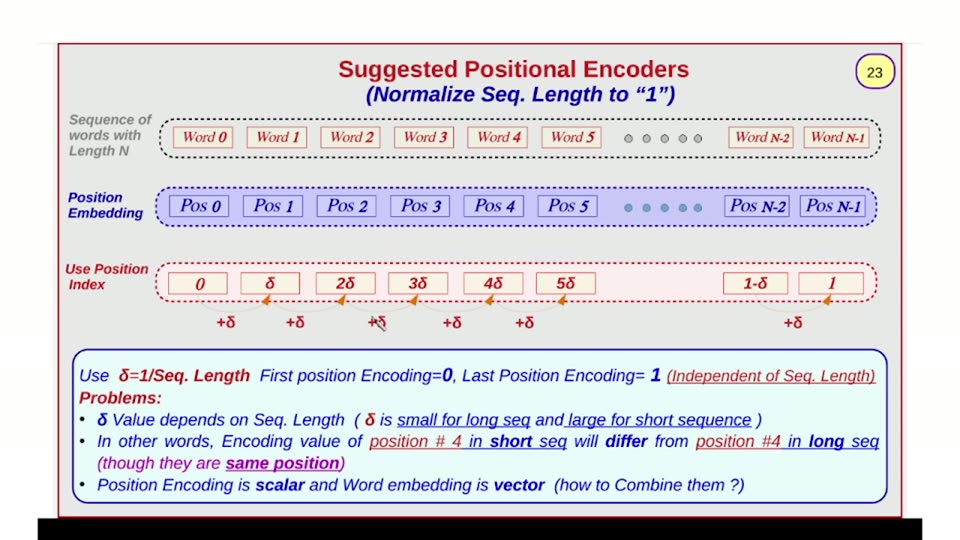
#> input picture videos/deep-learning/002_transformers_part2/unique_slides/slide_023.jpg, 960 x 540 px, found by its file name
$ python colors.py
#> lines starting #> are read from the running program, lines starting #| are printed output that depends on the picture
from PIL import Image
import numpy as np
im = np.asarray(Image.open('/home/ahmed/Projects/ai_llm_slides/videos/deep-learning/002_transformers_part2/unique_slides/slide_023.jpg').convert('RGB')).astype(int)
r, g, b = im[:,:,0], im[:,:,1], im[:,:,2]
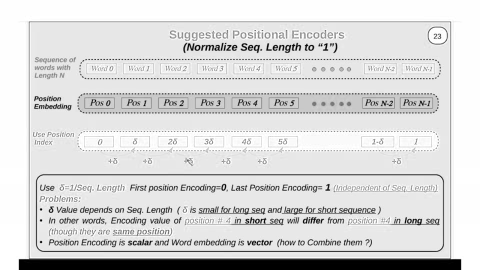
#> r: shape (540, 960) int64 (shown at 1/2 size); min 0, max 255, mean 216.3
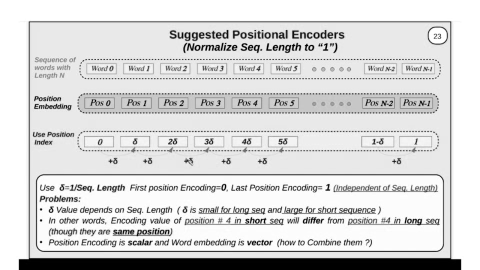
#> g: shape (540, 960) int64 (shown at 1/2 size); min 0, max 255, mean 215
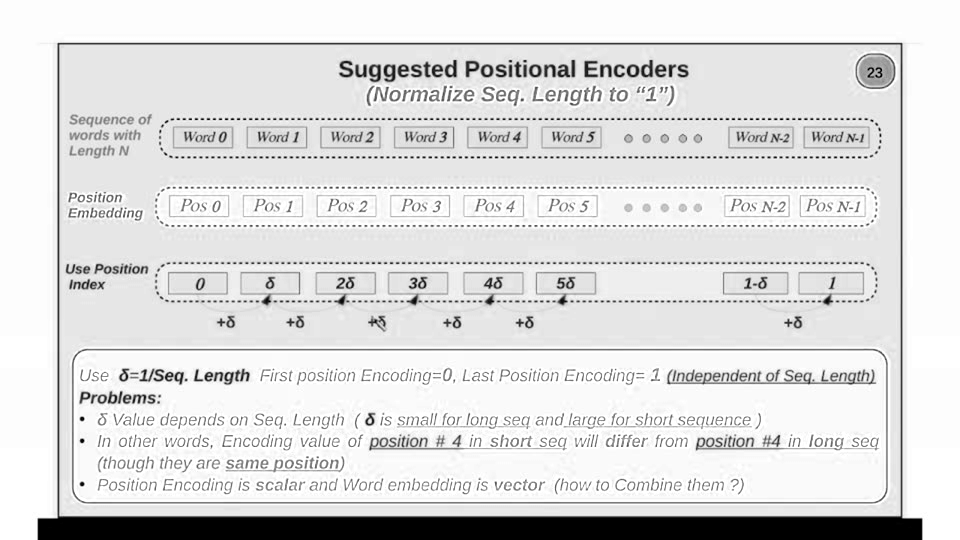
#> b: shape (540, 960) int64; min 0, max 255, mean 221.3

# [6 lines left out: function core, not called in this run]

# darkest-quartile sampler for text cores
def darkq(y0,y1,x0,x1,label):
#> called with y0 = 60, y1 = 80, x0 = 340, x1 = 690, label = 'title'
    luma = (0.299*im[y0:y1+1,x0:x1+1,0]+0.587*im[y0:y1+1,x0:x1+1,1]+0.114*im[y0:y1+1,x0:x1+1,2]).reshape(-1)
#> luma = 7371 values, max 246.8 at index 1812, min 33.18 at index 521, mean 177.2
    px = im[y0:y1+1, x0:x1+1].reshape(-1,3)
    idx = np.argsort(luma)[:max(4,len(luma)//8)]
#> idx = 921 values, max 7072 at index 523, min 114 at index 917, mean 3844.6
    avg = px[idx].mean(axis=0)
#> avg = [138.4, 18.2, 31.54]
    print(f"{label}: darkest-1/8 avg ({avg[0]:.0f},{avg[1]:.0f},{avg[2]:.0f})")
#| title: darkest-1/8 avg (138,18,32)

darkq(60,80,340,690,"title")
darkq(86,106,367,675,"subtitle")
#| subtitle: darkest-1/8 avg (9,3,111)
darkq(114,158,69,151,"R1 label (gray)")
#| R1 label (gray): darkest-1/8 avg (139,141,138)
darkq(192,220,68,143,"R2 label (blue)")
#> in darkq (call 4), `px = im[y0:y1+1, x0:x1+1].reshape(-1,3)`: px = 2204 rows, first 8: [236, 237, 239], [210, 212, 225], [153, 151, 198], [145, 140, 207], [152, 144, 227], [131, 123, 206], [154, 148, 222], [178, 173, 237]
#| R2 label (blue): darkest-1/8 avg (27,20,108)
darkq(263,289,65,148,"R3 label (red)")
#> in darkq (call 5), `px = im[y0:y1+1, x0:x1+1].reshape(-1,3)`: px = 2268 rows, first 8: [233, 229, 228], [233, 218, 221], [233, 210, 216], [236, 209, 216], [237, 216, 221], [234, 228, 228], [235, 235, 233], [230, 226, 223]
#| R3 label (red): darkest-1/8 avg (142,56,66)
darkq(132,141,185,225,"R1 box1 text")
#> in darkq (call 6), `px = im[y0:y1+1, x0:x1+1].reshape(-1,3)`: px = 410 rows, first 8: [111, 63, 59], [189, 135, 133], [255, 204, 201], [236, 187, 182], [158, 103, 100], [131, 56, 60], [218, 152, 153], [253, 218, 212]
#| R1 box1 text: darkest-1/8 avg (134,63,65)
darkq(198,212,180,225,"R2 box1 text")
#> in darkq (call 7), `px = im[y0:y1+1, x0:x1+1].reshape(-1,3)`: px = 690 rows, first 8: [200, 201, 247], [205, 206, 252], [195, 195, 245], [171, 170, 228], [147, 144, 215], [147, 142, 222], [155, 150, 234], [164, 159, 243]
#| R2 box1 text: darkest-1/8 avg (37,28,127)
darkq(277,290,190,215,"R3 box1 text")
#> in darkq (call 8), `px = im[y0:y1+1, x0:x1+1].reshape(-1,3)`: px = 364 rows, first 8: [248, 247, 229], [249, 246, 229], [253, 247, 233], [253, 250, 235], [248, 251, 234], [243, 248, 228], [245, 244, 224], [251, 244, 225]
#| R3 box1 text: darkest-1/8 avg (153,71,73)
darkq(368,384,80,109,"lead 'Use' (blue)")
#> in darkq (call 9), `px = im[y0:y1+1, x0:x1+1].reshape(-1,3)`: px = 510 rows, first 8: [228, 247, 254], [231, 248, 255], [218, 233, 255], [227, 242, 255], [236, 254, 255], [230, 250, 248], [234, 255, 250], [234, 255, 250]
#| lead 'Use' (blue): darkest-1/8 avg (42,48,133)
darkq(368,384,120,249,"lead red seg")
#> in darkq (call 10), `px = im[y0:y1+1, x0:x1+1].reshape(-1,3)`: px = 2210 rows, first 8: [240, 250, 249], [240, 242, 239], [218, 200, 196], [220, 185, 181], [231, 180, 179], [228, 169, 171], [231, 174, 180], [219, 170, 174]
#| lead red seg: darkest-1/8 avg (123,30,42)
darkq(391,403,80,155,"Problems red")
#> in darkq (call 11), `px = im[y0:y1+1, x0:x1+1].reshape(-1,3)`: px = 988 rows, first 8: [236, 242, 230], [233, 225, 212], [230, 201, 193], [226, 189, 183], [218, 189, 185], [223, 193, 193], [232, 195, 202], [235, 198, 205]
#| Problems red: darkest-1/8 avg (122,29,41)
darkq(413,428,113,344,"bullet1 blue")
#| bullet1 blue: darkest-1/8 avg (39,44,134)
darkq(434,450,370,460,"bullet2 red seg")
#> in darkq (call 13), `px = im[y0:y1+1, x0:x1+1].reshape(-1,3)`: px = 1547 rows, first 8: [235, 251, 248], [238, 253, 248], [242, 254, 250], [234, 249, 244], [223, 248, 244], [230, 255, 255], [226, 255, 252], [234, 255, 255]
#| bullet2 red seg: darkest-1/8 avg (144,87,95)
darkq(456,471,99,343,"bullet2 L2 magenta")
#| bullet2 L2 magenta: darkest-1/8 avg (118,33,129)
darkq(478,494,113,545,"bullet3 blue")
#| bullet3 blue: darkest-1/8 avg (37,40,140)
darkq(313,328,218,235,"+delta label red")
#> in darkq (call 16), `px = im[y0:y1+1, x0:x1+1].reshape(-1,3)`: px = 288 rows, first 8: [231, 225, 227], [234, 232, 233], [232, 232, 232], [227, 231, 230], [230, 236, 234], [230, 234, 233], [226, 226, 224], [227, 226, 222]
#| +delta label red: darkest-1/8 avg (136,41,56)
# dot cores
darkq(412,425,97,107,"bullet dot")
#> in darkq (call 17), `px = im[y0:y1+1, x0:x1+1].reshape(-1,3)`: px = 154 rows, first 8: [229, 248, 244], [229, 249, 247], [229, 248, 252], [218, 233, 254], [200, 213, 248], [195, 201, 253], [195, 201, 255], [194, 204, 255]
#| bullet dot: darkest-1/8 avg (8,9,128)
darkq(134,142,624,632,"row1 dot gray")
#> in darkq (call 18), `px = im[y0:y1+1, x0:x1+1].reshape(-1,3)`: px = 81 rows, first 8: [230, 232, 229], [237, 239, 236], [210, 212, 209], [151, 153, 150], [126, 128, 125], [165, 167, 164], [214, 216, 213], [230, 232, 229]
#| row1 dot gray: darkest-1/8 avg (132,134,131)
darkq(203,212,624,633,"row2 dot blue")
#> in darkq (call 19), `px = im[y0:y1+1, x0:x1+1].reshape(-1,3)`: px = 100 rows, first 8: [199, 199, 249], [202, 204, 253], [187, 195, 242], [172, 185, 230], [168, 185, 229], [167, 186, 229], [174, 191, 235], [191, 204, 249]
#| row2 dot blue: darkest-1/8 avg (116,145,185)
# fills
def avg(y0,y1,x0,x1,label):
#> called with y0 = 200, y1 = 214, x0 = 255, x1 = 300, label = 'lavender fill (no text zone)'
    px = im[y0:y1+1,x0:x1+1].reshape(-1,3).mean(axis=0)
#> px = [172.6, 168.7, 230.1]
    print(f"{label}: ({px[0]:.0f},{px[1]:.0f},{px[2]:.0f})")
#| lavender fill (no text zone): (173,169,230)
avg(200,214,255,300,"lavender fill (no text zone)")
avg(282,290,244,262,"pink fill (gap zone)")
#| pink fill (gap zone): (248,243,228)
avg(495,499,300,700,"hlbox fill bottom strip")
#| hlbox fill bottom strip: (231,252,249)
avg(356,364,300,700,"hlbox fill top strip")
#| hlbox fill top strip: (233,252,250)
avg(150,155,300,340,"row1 container interior (between boxes)")
#| row1 container interior (between boxes): (233,232,230)
# orange stroke core
darkq(295,304,263,273,"orange stroke")
#> in darkq (call 20), `px = im[y0:y1+1, x0:x1+1].reshape(-1,3)`: px = 110 rows, first 8: [255, 232, 237], [255, 230, 231], [255, 232, 225], [255, 233, 218], [255, 204, 183], [229, 157, 133], [219, 148, 120], [247, 188, 158]
#| orange stroke: darkest-1/8 avg (187,99,30)

$ run again, with videos/deep-learning/002_transformers_part2/unique_slides/slide_006.jpg copied over videos/deep-learning/002_transformers_part2/unique_slides/slide_023.jpg
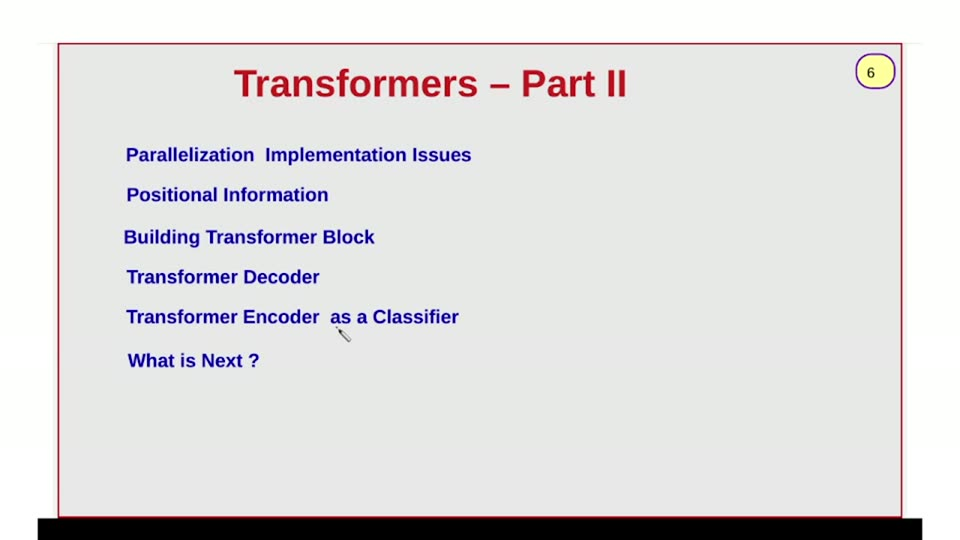
#> input picture videos/deep-learning/002_transformers_part2/unique_slides/slide_006.jpg, 960 x 540 px, found by its file name
#> r: shape (540, 960) int64; 256 distinct labels, from 0 to 255
#> `r, g, b = im[:,:,0], im[:,:,1], im[:,:,2]`:
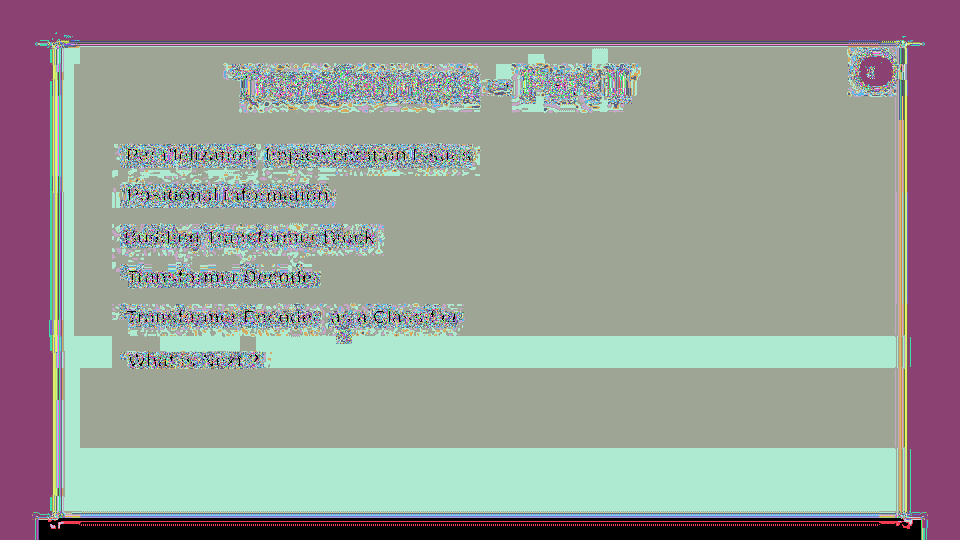
#> g: shape (540, 960) int64; 256 distinct labels, from 0 to 255; one colour per label, 0 black
#> `r, g, b = im[:,:,0], im[:,:,1], im[:,:,2]`:
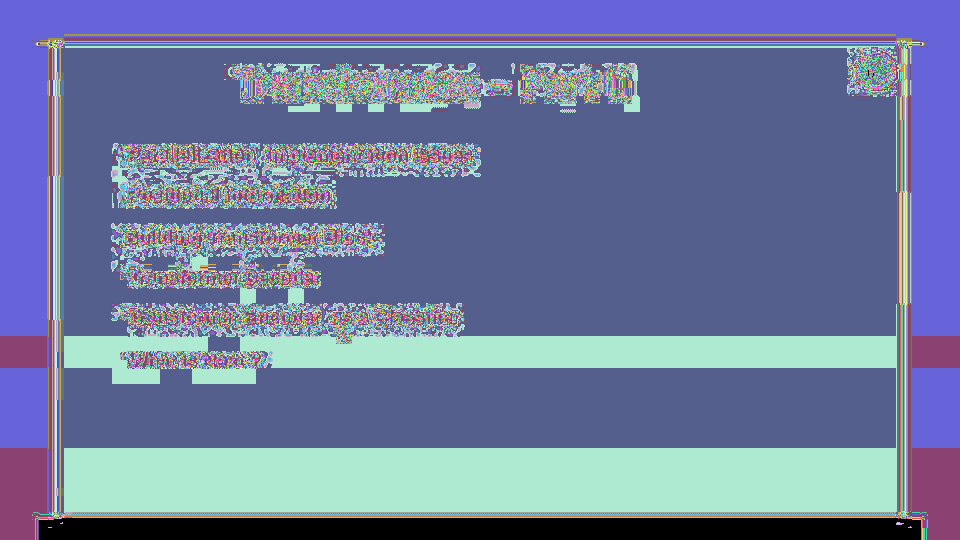
#> b: shape (540, 960) int64; 255 distinct labels, from 0 to 255; one colour per label, 0 black
#> luma = 7371 values, max 242.2 at index 7101, min 41.27 at index 7154, mean 211.3
#> idx = 921 values, max 7304 at index 802, min 3161 at index 750, mean 5994
#> avg = [171.3, 41.49, 55.5]
#| title: darkest-1/8 avg (171,41,56)
#| subtitle: darkest-1/8 avg (165,24,37)
#| R1 label (gray): darkest-1/8 avg (170,167,206)
#> in darkq (call 4), `px = im[y0:y1+1, x0:x1+1].reshape(-1,3)`: px = 2204 rows, first 8: [233, 232, 230], [233, 232, 230], [232, 232, 230], [232, 232, 230], [232, 232, 230], [232, 232, 230], [231, 233, 230], [231, 233, 230]
#| R2 label (blue): darkest-1/8 avg (172,169,206)
#> in darkq (call 5), `px = im[y0:y1+1, x0:x1+1].reshape(-1,3)`: px = 2268 rows, first 8: [233, 232, 230], [233, 232, 230], [233, 232, 230], [233, 232, 230], [233, 232, 230], [232, 232, 230], [232, 232, 230], [232, 232, 230]
#| R3 label (red): darkest-1/8 avg (135,132,192)
#> in darkq (call 6), `px = im[y0:y1+1, x0:x1+1].reshape(-1,3)`: px = 410 rows, first 8: [231, 233, 230], [231, 233, 230], [231, 233, 230], [231, 233, 230], [231, 233, 230], [231, 233, 230], [231, 233, 230], [231, 233, 230]
#| R1 box1 text: darkest-1/8 avg (231,233,230)
#> in darkq (call 7), `px = im[y0:y1+1, x0:x1+1].reshape(-1,3)`: px = 690 rows, first 8: [22, 15, 95], [1, 0, 87], [87, 77, 176], [199, 190, 255], [226, 220, 255], [192, 186, 255], [87, 78, 171], [2, 0, 95]
#| R2 box1 text: darkest-1/8 avg (57,50,138)
#> in darkq (call 8), `px = im[y0:y1+1, x0:x1+1].reshape(-1,3)`: px = 364 rows, first 8: [236, 239, 255], [176, 175, 232], [7, 0, 110], [8, 0, 120], [81, 75, 165], [214, 210, 255], [179, 175, 249], [44, 38, 124]
#| R3 box1 text: darkest-1/8 avg (21,14,115)
#> in darkq (call 9), `px = im[y0:y1+1, x0:x1+1].reshape(-1,3)`: px = 510 rows, first 8: [231, 233, 230], [231, 233, 230], [231, 233, 230], [231, 233, 230], [231, 233, 230], [231, 233, 230], [231, 233, 230], [231, 233, 230]
#| lead 'Use' (blue): darkest-1/8 avg (231,233,230)
#> in darkq (call 10), `px = im[y0:y1+1, x0:x1+1].reshape(-1,3)`: px = 2210 rows, first 8: [231, 233, 232], [231, 233, 232], [231, 233, 232], [231, 233, 232], [231, 233, 232], [231, 233, 232], [231, 233, 232], [231, 233, 232]
#| lead red seg: darkest-1/8 avg (231,233,232)
#> in darkq (call 11), `px = im[y0:y1+1, x0:x1+1].reshape(-1,3)`: px = 988 rows, first 8: [231, 233, 230], [231, 233, 230], [231, 233, 230], [231, 233, 230], [231, 233, 230], [231, 233, 230], [231, 233, 230], [231, 233, 230]
#| Problems red: darkest-1/8 avg (231,233,230)
#| bullet1 blue: darkest-1/8 avg (231,233,230)
#> in darkq (call 13), `px = im[y0:y1+1, x0:x1+1].reshape(-1,3)`: px = 1547 rows, first 8: [231, 233, 230], [231, 233, 230], [231, 233, 230], [231, 233, 230], [231, 233, 230], [231, 233, 230], [231, 233, 230], [231, 233, 230]
#| bullet2 red seg: darkest-1/8 avg (232,232,232)
#| bullet2 L2 magenta: darkest-1/8 avg (232,232,232)
#| bullet3 blue: darkest-1/8 avg (232,232,232)
#> in darkq (call 16), `px = im[y0:y1+1, x0:x1+1].reshape(-1,3)`: px = 288 rows, first 8: [226, 224, 255], [229, 230, 250], [235, 236, 255], [206, 205, 237], [142, 137, 191], [77, 70, 137], [26, 18, 91], [41, 33, 108]
#| +delta label red: darkest-1/8 avg (13,3,106)
#> in darkq (call 17), `px = im[y0:y1+1, x0:x1+1].reshape(-1,3)`: px = 154 rows, first 8: [231, 233, 230], [231, 233, 230], [231, 233, 230], [231, 233, 230], [231, 233, 230], [231, 233, 230], [231, 233, 230], [231, 233, 230]
#| bullet dot: darkest-1/8 avg (231,233,230)
#> in darkq (call 18), `px = im[y0:y1+1, x0:x1+1].reshape(-1,3)`: px = 81 rows, first 8: [231, 233, 230], [231, 233, 230], [231, 233, 230], [231, 233, 230], [231, 233, 230], [231, 233, 230], [231, 233, 230], [231, 233, 230]
#| row1 dot gray: darkest-1/8 avg (231,233,230)
#> in darkq (call 19), `px = im[y0:y1+1, x0:x1+1].reshape(-1,3)`: px = 100 rows, first 8: [231, 233, 230], [231, 233, 230], [231, 233, 230], [231, 233, 230], [231, 233, 230], [231, 233, 230], [231, 233, 230], [231, 233, 230]
#| row2 dot blue: darkest-1/8 avg (231,233,230)
#> in avg, `px = im[y0:y1+1,x0:x1+1].reshape(-1,3).mean(axis=0)`: px = [220.2, 222.4, 227.7]
#| lavender fill (no text zone): (220,222,228)
#| pink fill (gap zone): (208,210,223)
#| hlbox fill bottom strip: (232,232,232)
#| hlbox fill top strip: (232,232,232)
#| row1 container interior (between boxes): (119,114,188)
#> in darkq (call 20), `px = im[y0:y1+1, x0:x1+1].reshape(-1,3)`: px = 110 rows, first 8: [231, 233, 230], [231, 233, 230], [231, 233, 230], [231, 233, 230], [231, 233, 230], [231, 233, 230], [231, 233, 230], [231, 233, 230]
#| orange stroke: darkest-1/8 avg (231,233,229)

$ run again, with videos/deep-learning/002_transformers_part2/unique_slides/slide_009.jpg copied over videos/deep-learning/002_transformers_part2/unique_slides/slide_023.jpg
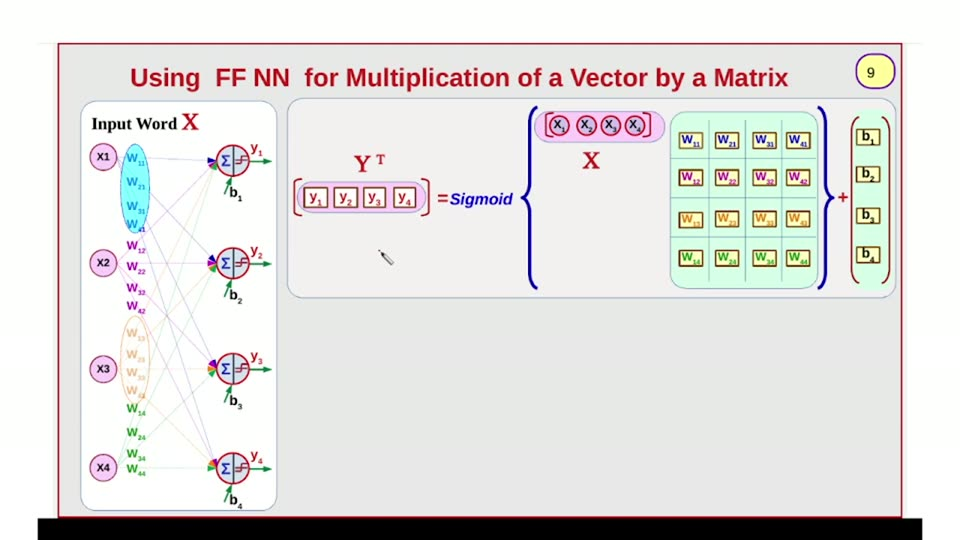
#> input picture videos/deep-learning/002_transformers_part2/unique_slides/slide_009.jpg, 960 x 540 px, found by its file name
#> `r, g, b = im[:,:,0], im[:,:,1], im[:,:,2]`:
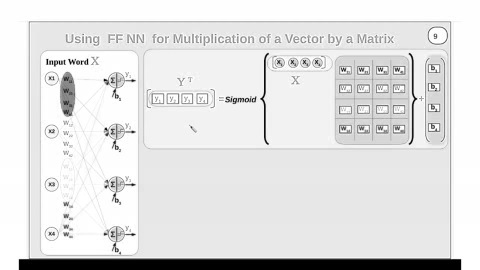
#> r: shape (540, 960) int64 (shown at 1/2 size); min 0, max 255, mean 225.4
#> `r, g, b = im[:,:,0], im[:,:,1], im[:,:,2]`:
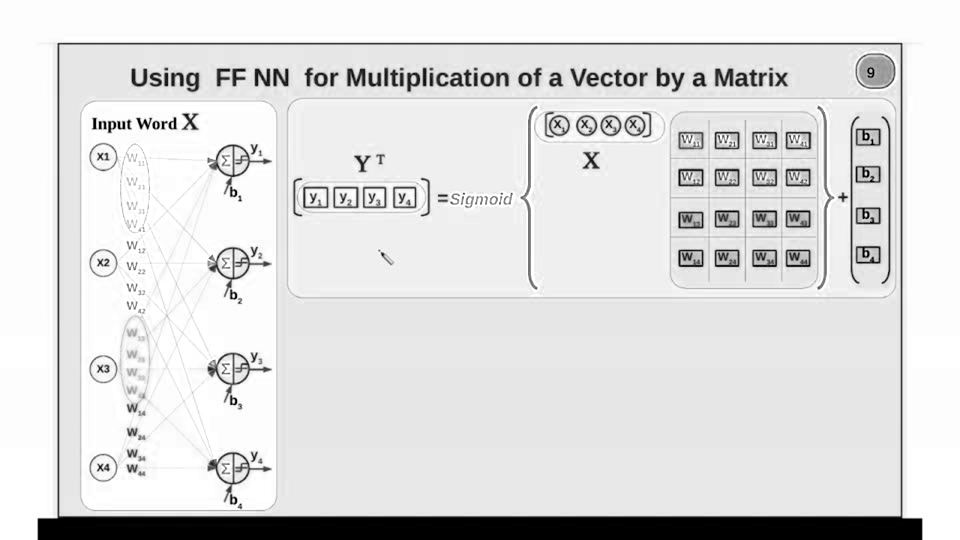
#> b: shape (540, 960) int64; min 0, max 255, mean 222.2
#> luma = 7371 values, max 247 at index 4101, min 36.44 at index 5535, mean 196.6
#> idx = 921 values, max 7360 at index 128, min 2892 at index 919, mean 5613.1
#> avg = [145.5, 20.82, 35.05]
#| title: darkest-1/8 avg (145,21,35)
#| subtitle: darkest-1/8 avg (203,189,193)
#| R1 label (gray): darkest-1/8 avg (79,82,90)
#> in darkq (call 4), `px = im[y0:y1+1, x0:x1+1].reshape(-1,3)`: px = 2204 rows, first 8: [231, 233, 230], [231, 233, 230], [231, 233, 230], [231, 233, 230], [230, 232, 229], [231, 233, 230], [231, 233, 230], [232, 234, 231]
#| R2 label (blue): darkest-1/8 avg (113,212,225)
#> in darkq (call 5), `px = im[y0:y1+1, x0:x1+1].reshape(-1,3)`: px = 2268 rows, first 8: [231, 233, 230], [231, 233, 230], [231, 233, 230], [231, 233, 230], [231, 233, 230], [231, 233, 230], [231, 233, 230], [232, 234, 231]
#| R3 label (red): darkest-1/8 avg (171,116,171)
#> in darkq (call 6), `px = im[y0:y1+1, x0:x1+1].reshape(-1,3)`: px = 410 rows, first 8: [255, 255, 250], [253, 252, 248], [252, 253, 247], [253, 254, 249], [255, 255, 250], [255, 255, 251], [255, 252, 247], [255, 252, 245]
#| R1 box1 text: darkest-1/8 avg (251,254,252)
#> in darkq (call 7), `px = im[y0:y1+1, x0:x1+1].reshape(-1,3)`: px = 690 rows, first 8: [239, 237, 240], [252, 250, 253], [255, 254, 255], [255, 254, 255], [255, 255, 255], [255, 255, 255], [255, 255, 255], [253, 254, 255]
#| R2 box1 text: darkest-1/8 avg (246,246,242)
#> in darkq (call 8), `px = im[y0:y1+1, x0:x1+1].reshape(-1,3)`: px = 364 rows, first 8: [254, 255, 253], [254, 255, 253], [254, 255, 253], [254, 255, 253], [254, 255, 253], [254, 255, 253], [254, 255, 253], [254, 255, 253]
#| R3 box1 text: darkest-1/8 avg (239,242,238)
#> in darkq (call 9), `px = im[y0:y1+1, x0:x1+1].reshape(-1,3)`: px = 510 rows, first 8: [188, 195, 201], [219, 226, 234], [251, 254, 255], [254, 255, 255], [255, 255, 255], [255, 254, 252], [255, 254, 253], [255, 252, 253]
#| lead 'Use' (blue): darkest-1/8 avg (122,88,117)
#> in darkq (call 10), `px = im[y0:y1+1, x0:x1+1].reshape(-1,3)`: px = 2210 rows, first 8: [238, 215, 201], [248, 235, 219], [254, 247, 237], [248, 245, 238], [249, 244, 240], [255, 249, 243], [247, 237, 228], [227, 215, 203]
#| lead red seg: darkest-1/8 avg (139,109,116)
#> in darkq (call 11), `px = im[y0:y1+1, x0:x1+1].reshape(-1,3)`: px = 988 rows, first 8: [193, 194, 198], [222, 225, 230], [251, 255, 255], [252, 255, 255], [252, 255, 255], [251, 255, 254], [254, 255, 253], [254, 255, 253]
#| Problems red: darkest-1/8 avg (224,214,197)
#| bullet1 blue: darkest-1/8 avg (225,229,224)
#> in darkq (call 13), `px = im[y0:y1+1, x0:x1+1].reshape(-1,3)`: px = 1547 rows, first 8: [231, 233, 230], [231, 233, 230], [231, 233, 230], [231, 233, 230], [231, 233, 230], [231, 233, 230], [231, 233, 230], [231, 233, 230]
#| bullet2 red seg: darkest-1/8 avg (232,232,232)
#| bullet2 L2 magenta: darkest-1/8 avg (122,105,108)
#| bullet3 blue: darkest-1/8 avg (218,214,213)
#> in darkq (call 16), `px = im[y0:y1+1, x0:x1+1].reshape(-1,3)`: px = 288 rows, first 8: [254, 255, 253], [254, 255, 253], [254, 255, 253], [254, 255, 253], [254, 255, 253], [254, 255, 253], [254, 255, 253], [254, 255, 253]
#| +delta label red: darkest-1/8 avg (254,255,253)
#> in darkq (call 17), `px = im[y0:y1+1, x0:x1+1].reshape(-1,3)`: px = 154 rows, first 8: [254, 255, 253], [254, 255, 253], [254, 255, 253], [254, 255, 253], [254, 255, 253], [254, 255, 253], [254, 255, 253], [254, 255, 253]
#| bullet dot: darkest-1/8 avg (254,255,253)
#> in darkq (call 18), `px = im[y0:y1+1, x0:x1+1].reshape(-1,3)`: px = 81 rows, first 8: [254, 210, 255], [247, 197, 246], [255, 204, 249], [255, 199, 243], [255, 181, 221], [207, 110, 151], [138, 27, 70], [141, 24, 69]
#| row1 dot gray: darkest-1/8 avg (190,112,149)
#> in darkq (call 19), `px = im[y0:y1+1, x0:x1+1].reshape(-1,3)`: px = 100 rows, first 8: [242, 241, 239], [242, 241, 239], [242, 241, 239], [242, 241, 239], [242, 241, 239], [242, 241, 239], [242, 241, 239], [242, 241, 239]
#| row2 dot blue: darkest-1/8 avg (242,241,239)
#> in avg, `px = im[y0:y1+1,x0:x1+1].reshape(-1,3).mean(axis=0)`: px = [236.6, 231.3, 232.4]
#| lavender fill (no text zone): (237,231,232)
#| pink fill (gap zone): (254,255,253)
#| hlbox fill bottom strip: (232,232,232)
#| hlbox fill top strip: (232,232,232)
#| row1 container interior (between boxes): (242,241,239)
#> in darkq (call 20), `px = im[y0:y1+1, x0:x1+1].reshape(-1,3)`: px = 110 rows, first 8: [254, 255, 253], [254, 255, 253], [254, 255, 253], [254, 255, 253], [254, 255, 253], [254, 255, 253], [254, 255, 253], [254, 255, 253]
#| orange stroke: darkest-1/8 avg (251,253,251)
